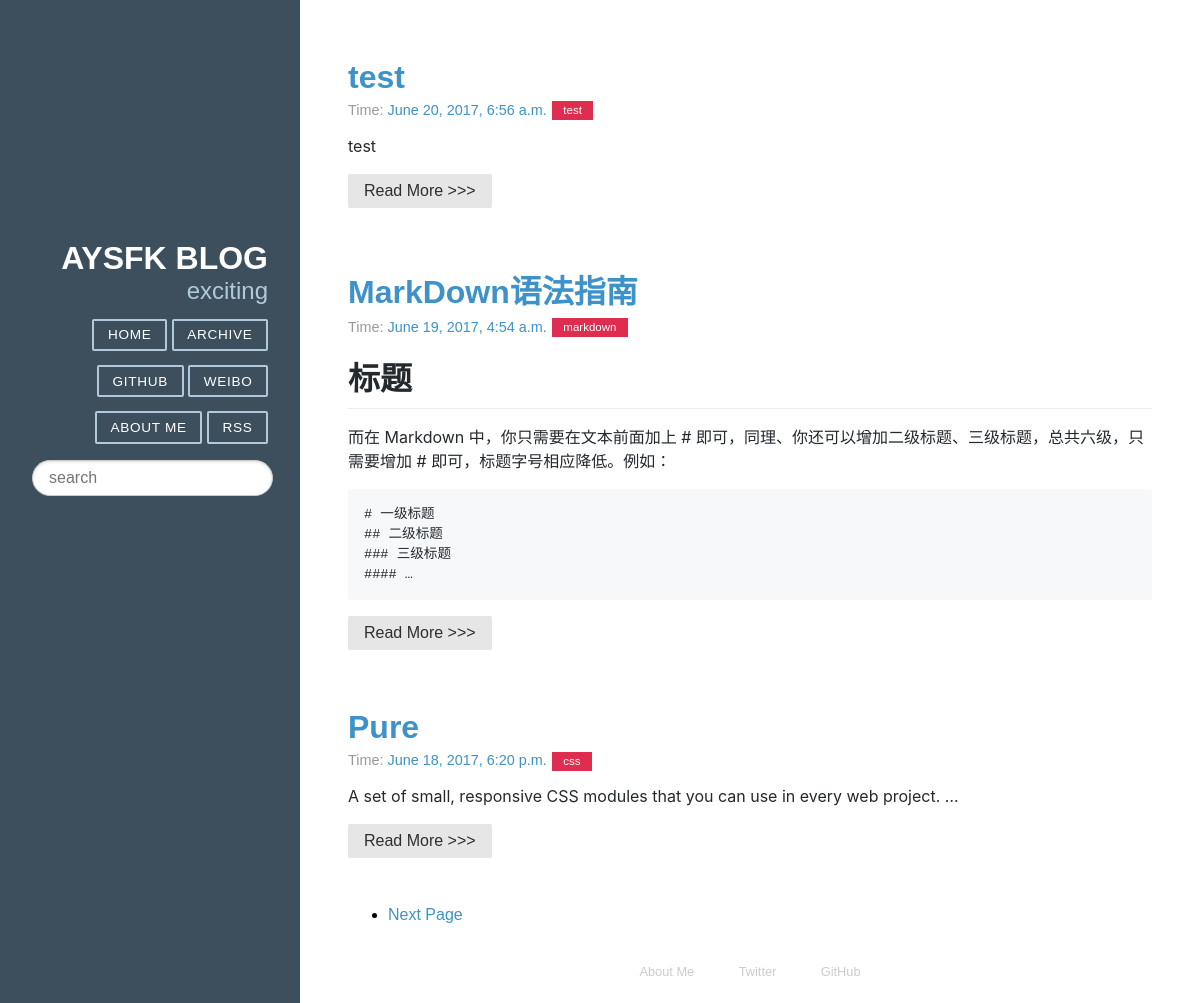
The app's page /, older data.
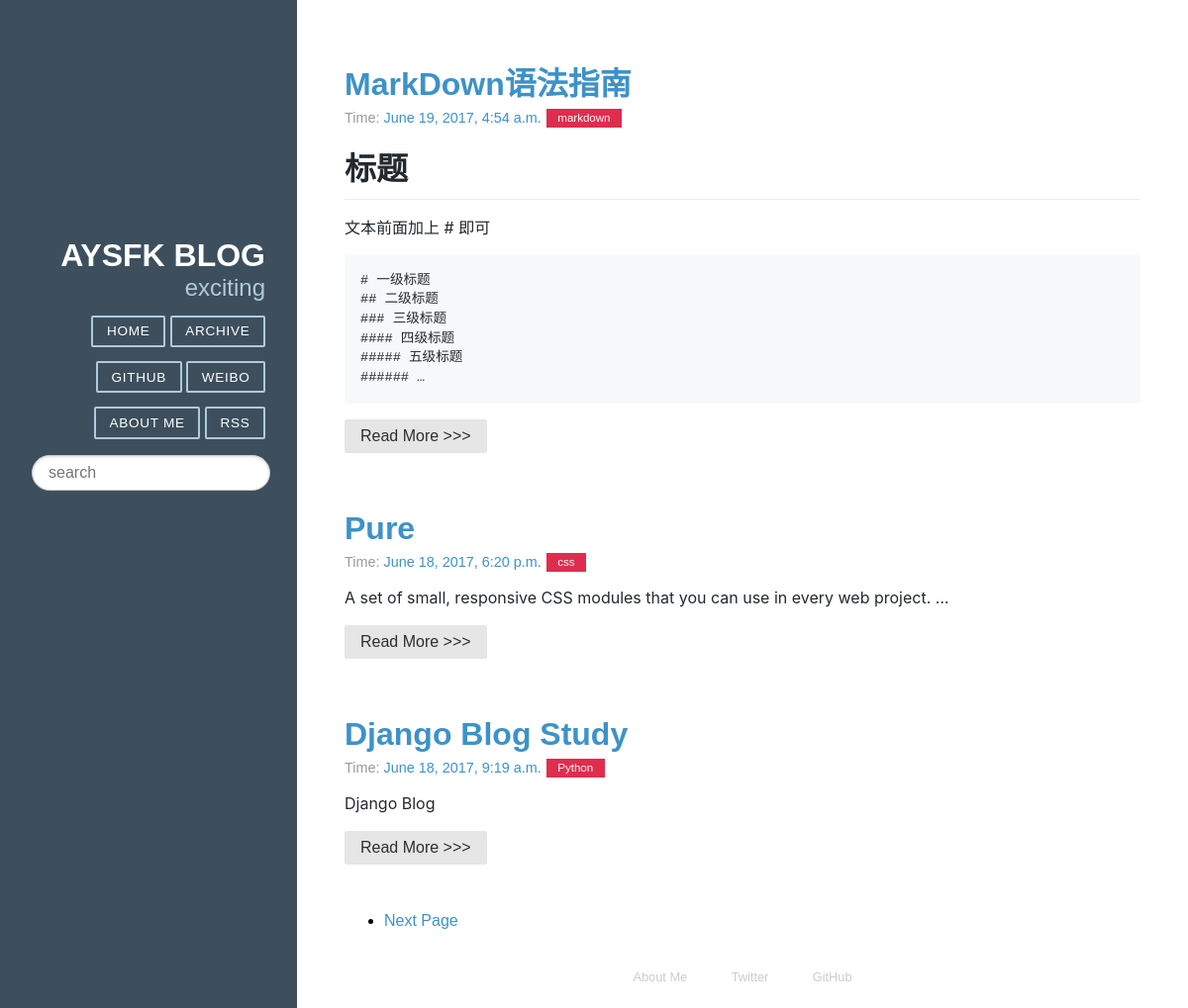
The same page, newer data.
### article/models.py (models this page shows, shortened)
class Article(models.Model) :
    title = models.CharField(max_length = 100)
    category = models.CharField(max_length = 50, blank = True)
    date_time = models.DateTimeField(auto_now_add = True)
    content = models.TextField(blank = True, null = True)
    class Meta:
        ordering = ['-date_time']

### article/views.py (the view)
# urls.py: 2. Add a URL to urlpatterns:  url(r'^$', views.home, name='home')
def home(request):
	posts = Article.objects.all()
	paginator = Paginator(posts, 3)
	page = request.GET.get('page')
	try:
		post_list = paginator.page(page)
	except PageNotAnInteger:
		post_list = paginator.page(1)
	except EmptyPage:
		post_list = paginator.paginator(paginator.num_pages)
	return render(request, 'home.html', {'post_list': post_list})

### article/templatetags/custom_markdown.py (called while the page is built)
@register.filter(is_safe=True)
@stringfilter
def custom_markdown(value):
	return mark_safe(markdown.markdown(value,
		extensions = ['markdown.extensions.fenced_code', 'markdown.extensions.codehilite', 'markdown.extensions.tables',],
		safe_mode=True,
		enable_attributes=False))

### templates/home.html (shortened to what this page needs)
{% extends "base.html" %}
{% load custom_markdown %}
{% block content %}
<div class="posts">
    {% for post in post_list %}
        <section class="post">
            <header class="post-header">
                <h2 class="post-title"><a href="{% url "detail" id=post.id %}">{{ post.title }}</a></h2>
                    <p class="post-meta">
                        Time:
						<a class="post-author" href="#">{{ post.date_time }}</a>
						<a class="post-category post-category-js" href="{% url "search_tag" tag=post.category %}">{{ post.category }}</a>
                    </p>
            </header>
                <div class="markdown-body">
                    <p>
                        {{ post.content|custom_markdown|truncatewords_html:15 }}
                    </p>
                </div>
				<a class="pure-button" href="{% url "detail" id=post.id %}">Read More >>> </a>
        </section>
    {% endfor %}
	{% if post_list.object_list and post_list.paginator.num_pages > 1 %}
		<div>
			<ul class="pager">
				{% if post_list.has_next %}
					<li><a href="?page={{post_list.next_page_number}}">Next Page</a>
					</li>
				{% endif %}
			</ul>
		</div>
	{% endif %}
</div>
{% endblock %}

Row changes from the older to the newer data that the page shows:
removed Article: title "test", date_time "June 20, 2017, 6:56 a.m.", category "test", content|custom_markdown "test"
changed Article "MarkDown语法指南": content|custom_markdown "标题 而在 Markdown 中，你只需要在文本前面加上 # 即可，同理、你还可以增加二级标题、三级标题，总共六级，只需要增加 # 即可，标题字号相应降低。例如： # 一级标题 ## 二级标题 ### 三级标题 #### …" → "标题 文本前面加上 # 即可 # 一级标题 ## 二级标题 ### 三级标题 #### 四级标题 ##### 五级标题 ###### …"
now on this page (row unchanged): Article: title "Django Blog Study", date_time "June 18, 2017, 9:19 a.m.", category "Python", content|custom_markdown "Django Blog"
